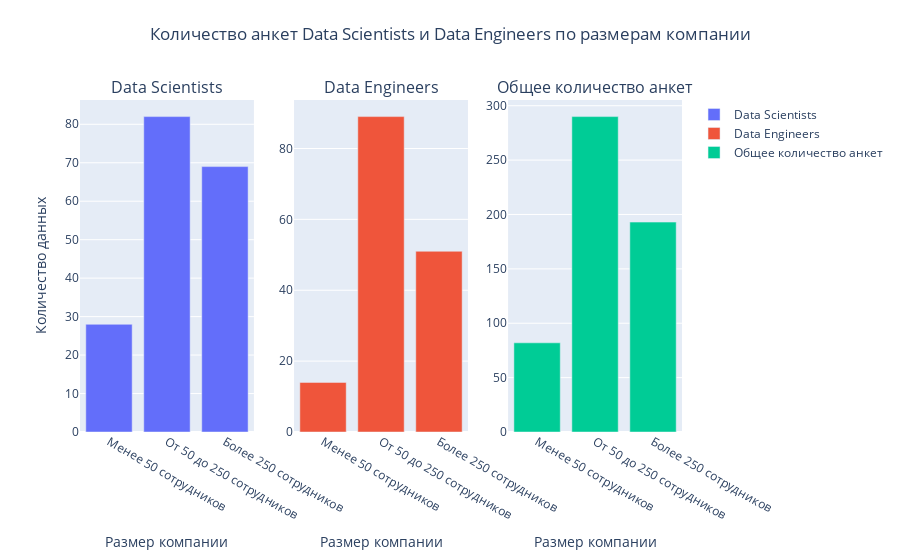

Notebook code cell kept with this figure:
### Markdown cell above
На первом графике видим, что з/п растет от уровня опыта, меньше всех получают Entry-level/Junior - среднее значение 62т, затем MI — Mid-level/Intermediate со средним значение 83т, и больше всех уже Senior-level/Expert и Executive-level/Director - 135т и 160т соответственно.  
Что касается типа трудоустройства, то видим, что люди на неполном рабочем дне зарабатывают меньше всех, затем идет фриланс, а больше всех получают те кто работает полный рабочий день и те, у кого контракт, их средние значения близки и равны соответственно 107т и 127т.

### Code cell
# Группировка данных и подсчет количества анкет для Data Scientist и Data Engineer
count_scientist = data_scientists.groupby('company_size').size().reset_index(name='count')
count_engineer = data_engineer.groupby('company_size').size().reset_index(name='count')

# Группировка данных и подсчет общего количества анкет по типу компании для data
count_company_type_data = data.groupby('company_size').size().reset_index(name='count')

# Создание объекта для подграфиков
fig = make_subplots(rows=1, cols=3, subplot_titles=['Data Scientists', 'Data Engineers', 'Общее количество анкет'])

# Добавление столбчатых диаграмм на подграфики
fig.add_trace(go.Bar(x=count_scientist['company_size'], y=count_scientist['count'], name='Data Scientists'), row=1, col=1)
fig.add_trace(go.Bar(x=count_engineer['company_size'], y=count_engineer['count'], name='Data Engineers'), row=1, col=2)
fig.add_trace(go.Bar(x=count_company_type_data['company_size'], y=count_company_type_data['count'], name='Общее количество анкет'), row=1, col=3)

# Настройка общего внешнего вида графика
fig.update_layout(
    title='Количество анкет Data Scientists и Data Engineers по размерам компании',
    xaxis_title='Размер компании',
    yaxis_title='Количество данных',
    title_x=0.5,  # Положение названия графика по горизонтали (центр)
    title_y=0.95  # Положение названия графика по вертикали (сверху)
)

# Настройка осей x для каждого подграфика
fig.update_xaxes(title_text='Размер компании', row=1, col=1)
fig.update_xaxes(title_text='Размер компании', row=1, col=2)
fig.update_xaxes(title_text='Размер компании', row=1, col=3)

# Расшифровка значений на оси x
category_orders = ['S', 'M', 'L']
ticktext = ['Менее 50 сотрудников', 'От 50 до 250 сотрудников', 'Более 250 сотрудников']
tickvals = category_orders

fig.update_xaxes(
    categoryorder='array',  # Установка порядка категорий на оси x
    categoryarray=category_orders,  # Порядок категорий
    ticktext=ticktext,  # Текстовое описание для каждой категории
    tickvals=tickvals  # Позиция каждой категории на оси x
)

# Отображение объединенного графика
pyo.iplot(fig)

### Figure 1 — Plotly figure (JSON) as saved in the notebook; plotly's stock layout.template omitted (floating-point values rounded to 4 significant figures)
{"data": [{"name": "Data Scientists", "type": "bar", "x": ["L", "M", "S"], "xaxis": "x", "y": [69, 82, 28], "yaxis": "y"}, {"name": "Data Engineers", "type": "bar", "x": ["L", "M", "S"], "xaxis": "x2", "y": [51, 89, 14], "yaxis": "y2"}, {"name": "Общее количество анкет", "type": "bar", "x": ["L", "M", "S"], "xaxis": "x3", "y": [193, 290, 82], "yaxis": "y3"}], "layout": {"annotations": [{"font": {"size": 16}, "showarrow": false, "text": "Data Scientists", "x": 0.1444, "xanchor": "center", "xref": "paper", "y": 1, "yanchor": "bottom", "yref": "paper"}, {"font": {"size": 16}, "showarrow": false, "text": "Data Engineers", "x": 0.5, "xanchor": "center", "xref": "paper", "y": 1, "yanchor": "bottom", "yref": "paper"}, {"font": {"size": 16}, "showarrow": false, "text": "Общее количество анкет", "x": 0.8556, "xanchor": "center", "xref": "paper", "y": 1, "yanchor": "bottom", "yref": "paper"}], "title": {"text": "Количество анкет Data Scientists и Data Engineers по размерам компании", "x": 0.5, "y": 0.95}, "xaxis": {"anchor": "y", "categoryarray": ["S", "M", "L"], "categoryorder": "array", "domain": [0, 0.2889], "ticktext": ["Менее 50 сотрудников", "От 50 до 250 сотрудников", "Более 250 сотрудников"], "tickvals": ["S", "M", "L"], "title": {"text": "Размер компании"}}, "xaxis2": {"anchor": "y2", "categoryarray": ["S", "M", "L"], "categoryorder": "array", "domain": [0.3556, 0.6444], "ticktext": ["Менее 50 сотрудников", "От 50 до 250 сотрудников", "Более 250 сотрудников"], "tickvals": ["S", "M", "L"], "title": {"text": "Размер компании"}}, "xaxis3": {"anchor": "y3", "categoryarray": ["S", "M", "L"], "categoryorder": "array", "domain": [0.7111, 1], "ticktext": ["Менее 50 сотрудников", "От 50 до 250 сотрудников", "Более 250 сотрудников"], "tickvals": ["S", "M", "L"], "title": {"text": "Размер компании"}}, "yaxis": {"anchor": "x", "domain": [0, 1], "title": {"text": "Количество данных"}}, "yaxis2": {"anchor": "x2", "domain": [0, 1]}, "yaxis3": {"anchor": "x3", "domain": [0, 1]}}}
